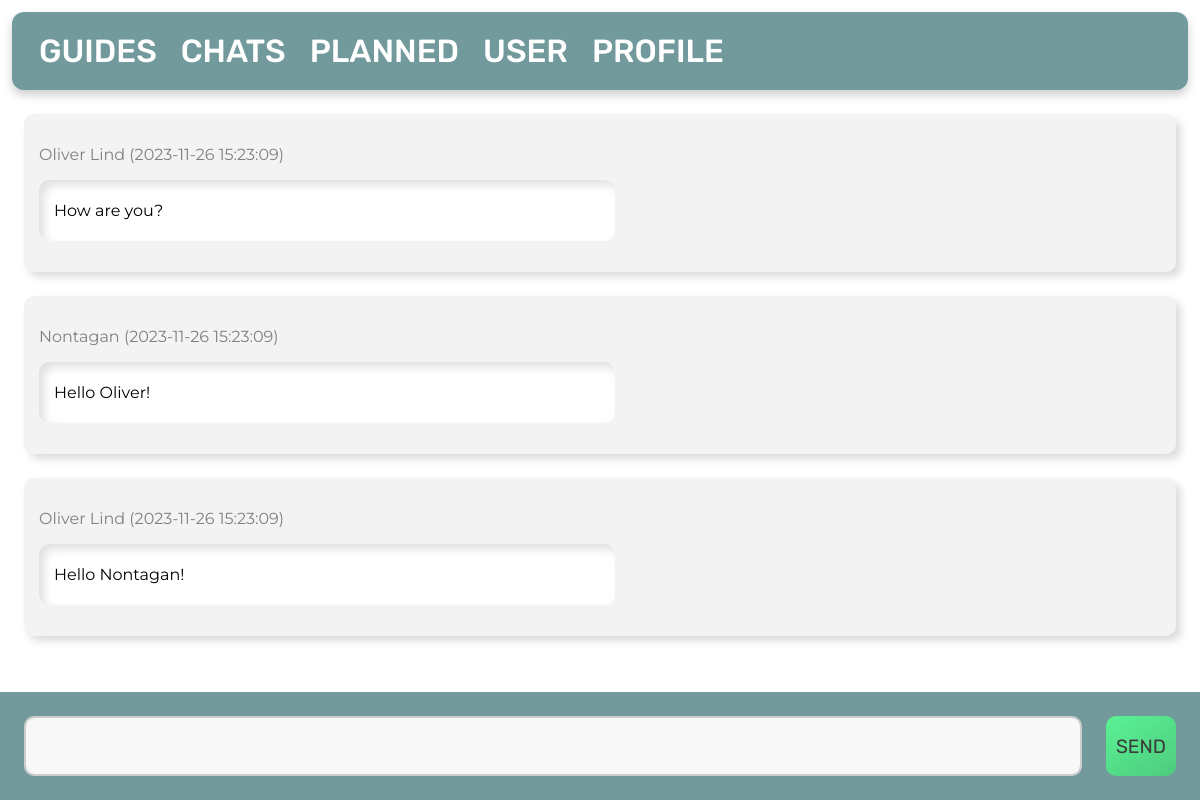
Screenshot of /1/message/ with the database file from the repository.
### tables this page shows
CREATE TABLE message
(
    id      INTEGER PRIMARY KEY AUTOINCREMENT,
    content TEXT,
    date    TIMESTAMP NOT NULL DEFAULT CURRENT_TIMESTAMP,
    inChat  INTEGER   NOT NULL,
    byUser  INTEGER   NOT NULL,
    FOREIGN KEY (byUser) REFERENCES user (id),
    FOREIGN KEY (inChat) REFERENCES chat (id)
);

CREATE TABLE user
(
    id        INTEGER PRIMARY KEY AUTOINCREMENT,
    firstname TEXT NOT NULL,
    lastname  TEXT NOT NULL,
    age       INTEGER,
    country   TEXT
);

### app.py (the view, shortened to what this page needs)
@app.route('/<int:id>/message/', methods=('GET', 'POST'))
def message(id):
    global user_id
    db = get_db_connection()
    message = db.execute(
        'SELECT * FROM message, chat, user WHERE chat.id = ? AND message.inChat = chat.id AND user.id = message.byUser ORDER BY message.id DESC',
        (id,)).fetchall()
    return render_template('message.html', message=message)

### app.py (called while the page is built)
def get_db_connection():
    db = sqlite3.connect('database.db')
    db.row_factory = sqlite3.Row
    return db

### templates/message.html
{% extends 'base.html' %}
{% block content %}
    {% for message in message %}
        <div class='post'>
            <p id="date">{{ message['firstname'] }} ({{ message['date'] }})</p>
            <div id="textsec">
                <p>{{ message['content'] }}</p>
            </div>
        </div>
    {% endfor %}
    <form id="message-form" method="post">
        <textarea id="messagearea" name="message" placeholder="Type here">
            {{ request.form['message'] }}
        </textarea>
        <button id="send-button" type="submit">SEND</button>
    </form>
{% endblock %}

### templates/base.html (style rules this page uses)
.post { padding: 15px; margin: 2vw; background-color: #f3f3f3; border-radius: 10px; box-shadow: 5px 5px 9px #dbdbdb, -5px -5px 9px #ffffff; }
body { margin: 0; padding-bottom: 7rem; }
p { font-family: 'Montserrat', sans-serif; }
#textsec { background-color: white; padding-top: 5px; padding-bottom: 5px; padding-left: 15px; margin-top: 1rem; margin-bottom: 1rem; width: 50%; border-radius: 10px; box-shadow: inset 5px 5px 10px #e0e0e0, inset -5px -5px 10px #ffffff; }
#send-button { font-family: 'Rubik', sans-serif; font-size: 1.2em; margin-right: 2vw; margin-top: 2vw; padding: 10px; height: 60px; border-radius: 10px; outline: none; color: #3b3b3b; border: none; background: linear-gradient(145deg, #5bf295, #4dcb7d); box-shadow: none; transition: 300ms; }
textarea { height: 60px; margin-top: 0.5rem; margin-bottom: 0.5rem; padding: 12px 0.8em; box-sizing: border-box; font-family: 'Montserrat', sans-serif; border: 2px solid #ccc; border-radius: 10px; background-color: #f8f8f8; font-size: 16px; }
#messagearea { height: 60px; width: 100%; margin: 2vw; padding: 12px 0.8em; box-sizing: border-box; font-family: 'Montserrat', sans-serif; resize: none; border: 2px solid #ccc; border-radius: 10px; background-color: #f8f8f8; font-size: 16px; }
#date { color: grey; }
#message-form { display: flex; background-color: #729a9d; vertical-align: center; width: 100%; position: fixed; bottom: 0; }

### rows the page displays
message: firstname "Oliver Lind", date "2023-11-26 15:23:09", content "How are you?"
message: firstname "Nontagan", date "2023-11-26 15:23:09", content "Hello Oliver!"
message: firstname "Oliver Lind", date "2023-11-26 15:23:09", content "Hello Nontagan!"
